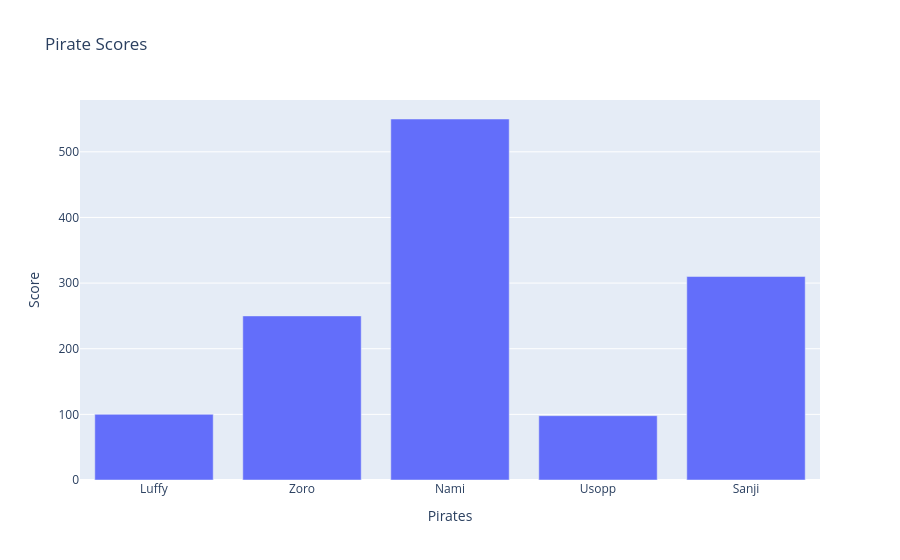

The cell this chart's notebook holds for it:
### Code cell
graph = go.Figure()

graph.add_trace(go.Bar(x=x1,y=y1))
graph.update_layout(title = 'Pirate Scores',
                    xaxis_title = 'Pirates',
                    yaxis_title = 'Score')

### Figure 1 — Plotly figure (JSON) as saved in the notebook; plotly's stock layout.template omitted (floating-point values rounded to 4 significant figures)
{"data": [{"type": "bar", "x": ["Luffy", "Zoro", "Nami", "Usopp", "Sanji"], "y": [100, 250, 550, 98, 310]}], "layout": {"title": {"text": "Pirate Scores"}, "xaxis": {"title": {"text": "Pirates"}}, "yaxis": {"title": {"text": "Score"}}}}
